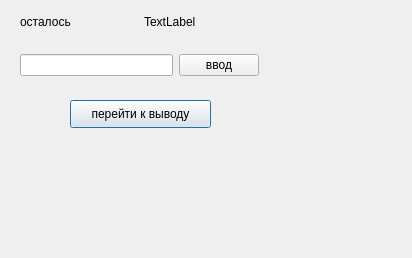
<?xml version="1.0" encoding="UTF-8"?>
<ui version="4.0">
 <class>Dialog</class>
 <widget class="QDialog" name="Dialog">
  <property name="geometry">
   <rect>
    <x>0</x>
    <y>0</y>
    <width>412</width>
    <height>258</height>
   </rect>
  </property>
  <property name="maximumSize">
   <size>
    <width>90000</width>
    <height>99999</height>
   </size>
  </property>
  <property name="windowTitle">
   <string>Dialog</string>
  </property>
  <widget class="QPushButton" name="pushButton_2">
   <property name="geometry">
    <rect>
     <x>70</x>
     <y>100</y>
     <width>141</width>
     <height>28</height>
    </rect>
   </property>
   <property name="text">
    <string>перейти к выводу</string>
   </property>
  </widget>
  <widget class="QWidget" name="layoutWidget">
   <property name="geometry">
    <rect>
     <x>20</x>
     <y>10</y>
     <width>241</width>
     <height>24</height>
    </rect>
   </property>
   <layout class="QHBoxLayout" name="horizontalLayout">
    <item>
     <widget class="QLabel" name="label">
      <property name="text">
       <string>осталось</string>
      </property>
     </widget>
    </item>
    <item>
     <widget class="QLabel" name="resirvedText">
      <property name="text">
       <string>TextLabel</string>
      </property>
     </widget>
    </item>
   </layout>
  </widget>
  <widget class="QWidget" name="layoutWidget">
   <property name="geometry">
    <rect>
     <x>20</x>
     <y>50</y>
     <width>239</width>
     <height>30</height>
    </rect>
   </property>
   <layout class="QHBoxLayout" name="horizontalLayout_2">
    <item>
     <widget class="QLineEdit" name="elem"/>
    </item>
    <item>
     <widget class="QPushButton" name="pushButton">
      <property name="text">
       <string>ввод</string>
      </property>
     </widget>
    </item>
   </layout>
  </widget>
 </widget>
 <resources/>
 <connections/>
</ui>
